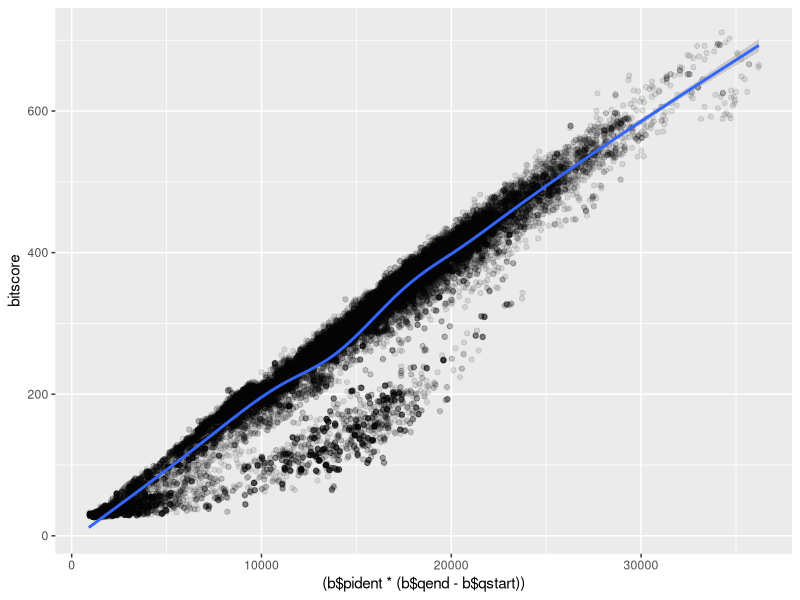

Source code (R):
## ---- chunk 1
library(readr)
b <- read_tsv("my_results.tsv", col_names = c("qseqid", "sseqid", "pident", "length", "mismatch", "gapopen", "qstart", "qend", "sstart", "send", "evalue", "bitscore"))
## ---- chunk 2
library(ggplot2)

ggplot(b, aes((b$pident * (b$qend - b$qstart)), bitscore)) + 
  geom_point(alpha=0.1) + 
  geom_smooth()
